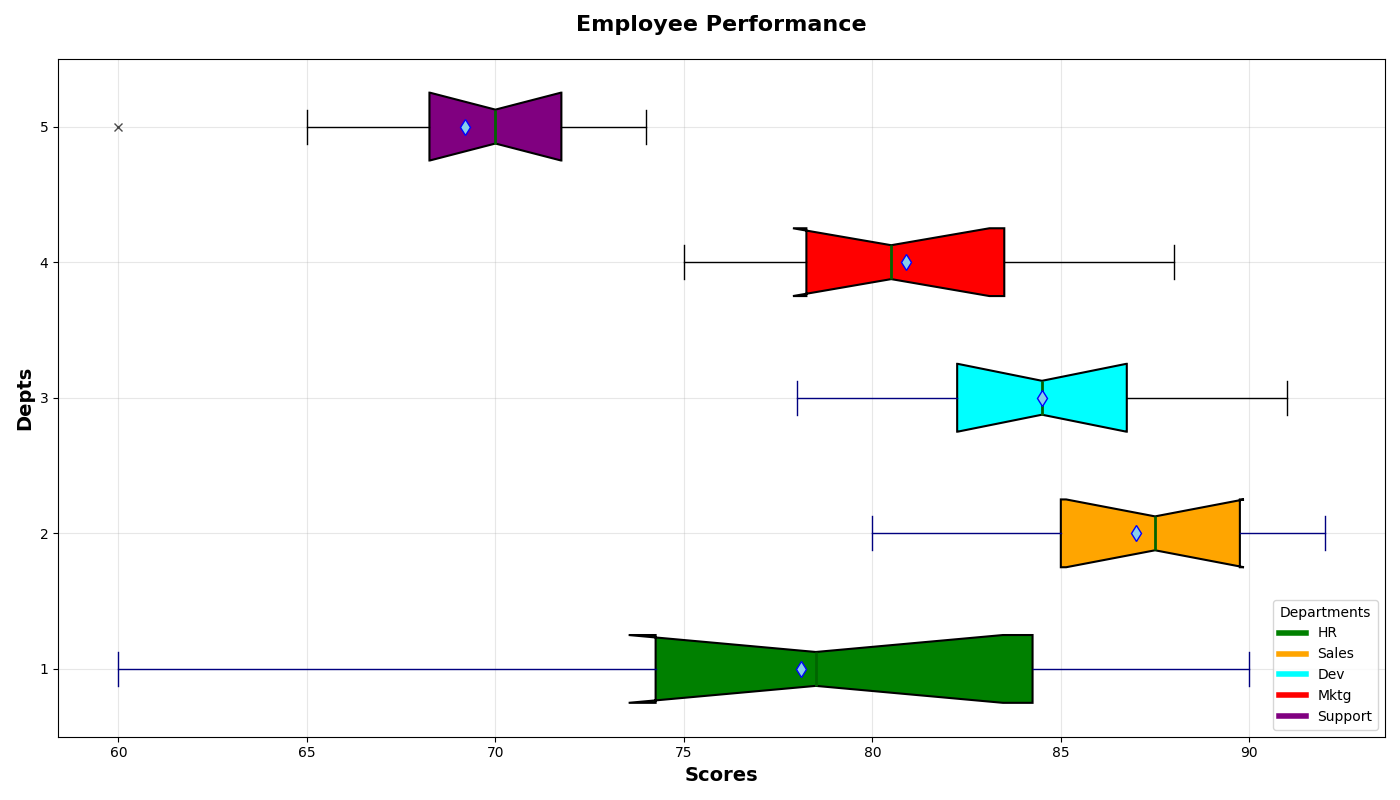

Generate this figure with Python:
import matplotlib.pyplot as plt
import numpy as np

departments = ['HR', 'Sales', 'Dev', 'Mktg', 'Support']

HR_scores = [80, 77, 82, 90, 70, 74, 60, 85, 88, 75]
Sales_scores = [91, 88, 83, 85, 87, 85, 80, 89, 92, 90]
Development_scores = [83, 79, 87, 82, 90, 78, 84, 86, 91, 85]
Marketing_scores = [84, 78, 77, 81, 79, 75, 88, 82, 80, 85]
Support_scores = [68, 69, 71, 70, 65, 72, 70, 60, 73, 74]

performance_data = [HR_scores, Sales_scores, Development_scores, Marketing_scores, Support_scores]

fig, ax = plt.subplots(figsize=(14, 8))
box = ax.boxplot(performance_data, vert=False, patch_artist=True, notch=True, showmeans=True,
                 meanprops={"marker": "d", "markerfacecolor": "skyblue", "markeredgecolor": "blue", "markersize": 8})

# Shuffle the colors
colors = ['green', 'orange', 'cyan', 'red', 'purple']  # Manually shuffled
for patch, color in zip(box['boxes'], colors):
    patch.set_facecolor(color)
    patch.set_edgecolor('black')
    patch.set_linewidth(1.5)

# Change whisker, cap, median, flier styles
for whisker, cap, median, flier in zip(box['whiskers'], box['caps'], box['medians'], box['fliers']):
    whisker.set(color='navy', linewidth=1.0, linestyle='-')
    cap.set(color='navy', linewidth=1.0)
    median.set(color='darkgreen', linewidth=2)
    flier.set(marker="x", color="orange", alpha=0.7)

ax.set_title('Employee Performance', fontsize=16, fontweight='bold', pad=20)
ax.set_xlabel('Scores', fontsize=14, fontweight='bold')
ax.set_ylabel('Depts', fontsize=14, fontweight='bold')

# Alter the grid style
ax.grid(linestyle='-', alpha=0.3)

# Update the legend position and style
handles = [plt.Line2D([0], [0], color=color, lw=4) for color in colors]
ax.legend(handles, departments, title='Departments', loc='lower right', fontsize=10)

plt.tight_layout()
plt.show()
